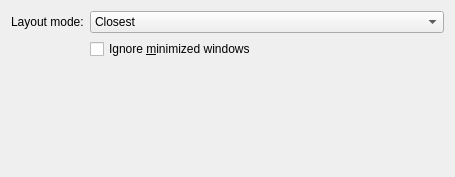
<?xml version="1.0" encoding="UTF-8"?>
<!--
    SPDX-FileCopyrightText: 2021 Vlad Zahorodnii <vlad.zahorodnii@kde.org>

    SPDX-License-Identifier: LGPL-2.1-only OR LGPL-3.0-only OR LicenseRef-KDE-Accepted-LGPL
-->
<ui version="4.0">
 <class>WindowViewEffectConfig</class>
 <widget class="QWidget" name="WindowViewEffectConfig">
  <property name="geometry">
   <rect>
    <x>0</x>
    <y>0</y>
    <width>455</width>
    <height>177</height>
   </rect>
  </property>
  <layout class="QFormLayout" name="formLayout">
   <item row="0" column="0">
    <widget class="QLabel" name="label_LayoutMode">
     <property name="text">
      <string>Layout mode:</string>
     </property>
    </widget>
   </item>
   <item row="0" column="1">
    <widget class="QComboBox" name="kcfg_LayoutMode">
     <item>
      <property name="text">
       <string>Closest</string>
      </property>
     </item>
     <item>
      <property name="text">
       <string>Natural</string>
      </property>
     </item>
    </widget>
   </item>
   <item row="2" column="0" colspan="2">
    <widget class="KShortcutsEditor" name="shortcutsEditor">
     <property name="sizePolicy">
      <sizepolicy hsizetype="Preferred" vsizetype="Preferred">
       <horstretch>0</horstretch>
       <verstretch>0</verstretch>
      </sizepolicy>
     </property>
     <property name="actionTypes">
       <enum>KShortcutsEditor::GlobalAction</enum>
     </property>
    </widget>
   </item>
   <item row="1" column="1">
    <widget class="QCheckBox" name="kcfg_IgnoreMinimized">
     <property name="text">
      <string>Ignore &amp;minimized windows</string>
     </property>
    </widget>
   </item>
  </layout>
 </widget>
 <customwidgets>
  <customwidget>
   <class>KShortcutsEditor</class>
   <extends>QWidget</extends>
   <header>kshortcutseditor.h</header>
   <container>1</container>
  </customwidget>
 </customwidgets>
 <resources/>
 <connections/>
</ui>
